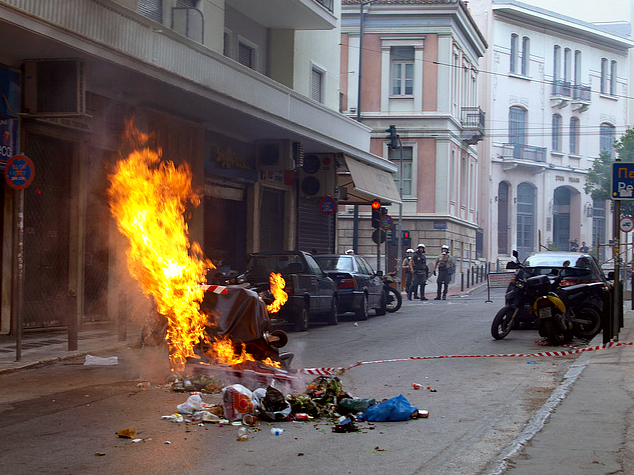
#> input picture temp.png, 634 x 475 px
$ python color_fire.py
#> lines starting #> are read from the running program, lines starting #| are printed output that depends on the picture; after the words box and inside, x2 and y2 are one past the last pixel; in counts of white or black regions, pixels touching at a corner belong together
import cv2
import imutils
import numpy as np
from matplotlib import pyplot as plt

image = cv2.imread("temp.png")
#> image is the input picture: shape (475, 634, 3); mean B, G, R 98, 101.4, 111.3
cv2.imshow("image", image)
cv2.waitKey(0)
blurred = cv2.GaussianBlur(image, (85, 85), 0)
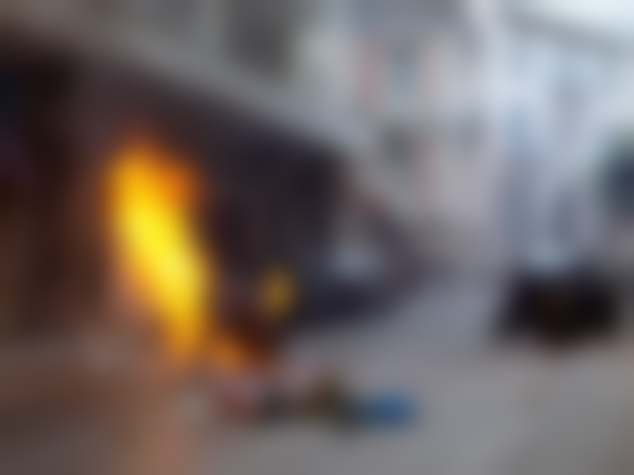
#> blurred: shape (475, 634, 3); mean B, G, R 98, 101.5, 111.3
hsv = cv2.cvtColor(blurred, cv2.COLOR_BGR2HSV)
#> hsv: shape (475, 634, 3); mean H, S, V 86.2, 58.6, 117.7
cv2.imshow("hsv", hsv)
cv2.waitKey(0)

lower = [18, 50, 50]
upper = [35, 255, 255]
lower = np.array(lower, dtype="uint8")
upper = np.array(upper, dtype="uint8")
mask = cv2.inRange(hsv, lower, upper)
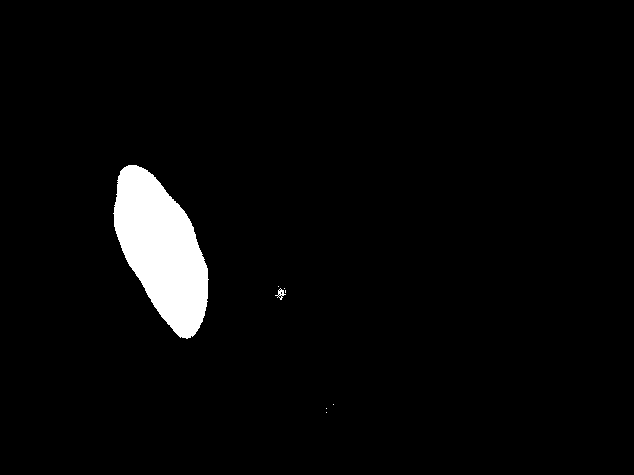
#> mask: shape (475, 634); 3.4% white; 8 white regions (6 under 20 px)

contours, hierarchy = cv2.findContours(mask.copy(), cv2.RETR_TREE, cv2.CHAIN_APPROX_NONE)
#> contours = 15 contours, 13 with area under 20; largest, box (x1, y1, x2, y2) and area: (113, 165, 209, 339) 9888, (275, 288, 286, 300) 40


output = cv2.bitwise_and(image, hsv, mask=mask)
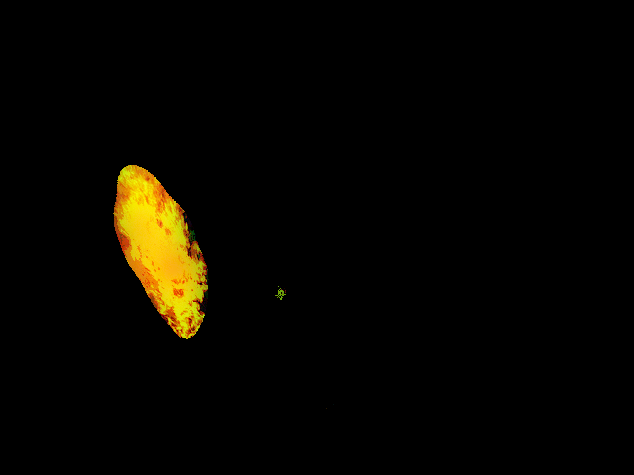
#> output: shape (475, 634, 3); mean B, G, R 0.3, 5.6, 7.3
cv2.imshow("output", output)
cv2.waitKey(0)

img = image.copy()
cv2.drawContours(img, contours, -1, (0, 255, 0), 3)
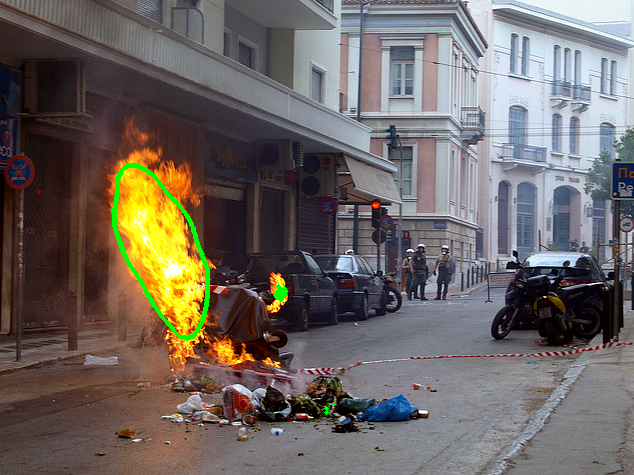
#> img: shape (475, 634, 3); 0.69% of pixels changed, all inside (x1, y1, x2, y2) = (111, 163, 336, 415)
cv2.imshow('Contours', img)
cv2.waitKey(0)
